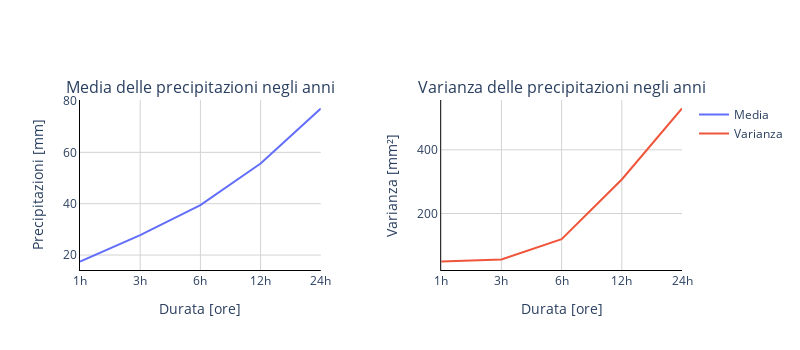

Notebook source saved alongside this figure:
### Markdown cell above
Si calcolano ora la **media** e la **varianza** del campione.\
Si osserva, come ovvio, che la media delle altezze di precipitazione per le serie storiche aumenta con l'aumentare delle durate di precipitazione; inoltre, la dispersione per gli eventi di durate maggiori ha andamento esponenziale.

### Code cell
media = data.mean()
media

varianza = data.var()
varianza

# creazione dei grafici uno accanto all'altro tramite formazione di due subplot
import plotly.subplots as sp
import plotly.graph_objects as go

fig = sp.make_subplots(rows = 1, cols = 2,
                       subplot_titles = ('Media delle precipitazioni negli anni', 'Varianza delle precipitazioni negli anni'),
                       horizontal_spacing = 0.2)

fig.add_trace(go.Scatter(x = media.index, y = media.values, mode = 'lines', name = 'Media'), row = 1, col = 1)
fig.add_trace(go.Scatter(x = varianza.index, y = varianza.values, mode = 'lines', name = 'Varianza'), row = 1, col = 2)

fig.update_layout(height = 350, width = 800, plot_bgcolor = 'white')

fig.update_xaxes(gridcolor = 'lightgrey', linecolor = 'black', title_text = 'Durata [ore]')
fig.update_yaxes(gridcolor = 'lightgrey', linecolor = 'black', title_text = 'Precipitazioni [mm]', row = 1, col = 1)
fig.update_yaxes(gridcolor = 'lightgrey', linecolor = 'black', title_text = 'Varianza [mm²]', row = 1, col = 2)

fig.show()

### Figure 1 — Plotly figure (JSON) as saved in the notebook; plotly's stock layout.template omitted (floating-point values rounded to 4 significant figures)
{"data": [{"mode": "lines", "name": "Media", "type": "scatter", "x": ["1h", "3h", "6h", "12h", "24h"], "xaxis": "x", "y": [17.49, 27.74, 39.42, 55.66, 77.08], "yaxis": "y"}, {"mode": "lines", "name": "Varianza", "type": "scatter", "x": ["1h", "3h", "6h", "12h", "24h"], "xaxis": "x2", "y": [49.22, 55.75, 119.4, 306.9, 529.8], "yaxis": "y2"}], "layout": {"annotations": [{"font": {"size": 16}, "showarrow": false, "text": "Media delle precipitazioni negli anni", "x": 0.2, "xanchor": "center", "xref": "paper", "y": 1, "yanchor": "bottom", "yref": "paper"}, {"font": {"size": 16}, "showarrow": false, "text": "Varianza delle precipitazioni negli anni", "x": 0.8, "xanchor": "center", "xref": "paper", "y": 1, "yanchor": "bottom", "yref": "paper"}], "height": 350, "plot_bgcolor": "white", "width": 800, "xaxis": {"anchor": "y", "autorange": true, "domain": [0, 0.4], "gridcolor": "lightgrey", "linecolor": "black", "range": [0, 4], "title": {"text": "Durata [ore]"}, "type": "category"}, "xaxis2": {"anchor": "y2", "autorange": true, "domain": [0.6, 1], "gridcolor": "lightgrey", "linecolor": "black", "range": [0, 4], "title": {"text": "Durata [ore]"}, "type": "category"}, "yaxis": {"anchor": "x", "autorange": true, "domain": [0, 1], "gridcolor": "lightgrey", "linecolor": "black", "range": [14.18, 80.39], "title": {"text": "Precipitazioni [mm]"}, "type": "linear"}, "yaxis2": {"anchor": "x2", "autorange": true, "domain": [0, 1], "gridcolor": "lightgrey", "linecolor": "black", "range": [22.52, 556.5], "title": {"text": "Varianza [mm²]"}, "type": "linear"}}}
